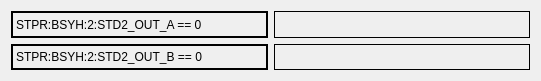
  <widget class="QWidget" name="gridLayoutWidget_4">
   <property name="geometry">
    <rect>
     <x>40</x>
     <y>570</y>
     <width>541</width>
     <height>81</height>
    </rect>
   </property>
   <layout class="QGridLayout" name="gridLayout_4">
    <item row="0" column="1">
     <widget class="PyDMLabel" name="PyDMLabel_27">
      <property name="toolTip">
       <string/>
      </property>
      <property name="frameShape">
       <enum>QFrame::Box</enum>
      </property>
      <property name="channel" stdset="0">
       <string>ca://${USER}:D2_IN_A.VAL</string>
      </property>
     </widget>
    </item>
    <item row="1" column="0">
     <widget class="PyDMLabel" name="PyDMLabel_34">
      <property name="toolTip">
       <string/>
      </property>
      <property name="frameShape">
       <enum>QFrame::WinPanel</enum>
      </property>
      <property name="text">
       <string>STPR:BSYH:2:STD2_OUT_B == 0</string>
      </property>
     </widget>
    </item>
    <item row="0" column="0">
     <widget class="PyDMLabel" name="PyDMLabel_26">
      <property name="toolTip">
       <string/>
      </property>
      <property name="frameShape">
       <enum>QFrame::WinPanel</enum>
      </property>
      <property name="text">
       <string>STPR:BSYH:2:STD2_OUT_A == 0</string>
      </property>
     </widget>
    </item>
    <item row="1" column="1">
     <widget class="PyDMLabel" name="PyDMLabel_36">
      <property name="toolTip">
       <string/>
      </property>
      <property name="frameShape">
       <enum>QFrame::Box</enum>
      </property>
      <property name="channel" stdset="0">
       <string>ca://${USER}:D2_IN_B.VAL</string>
      </property>
     </widget>
    </item>
   </layout>
  </widget>
